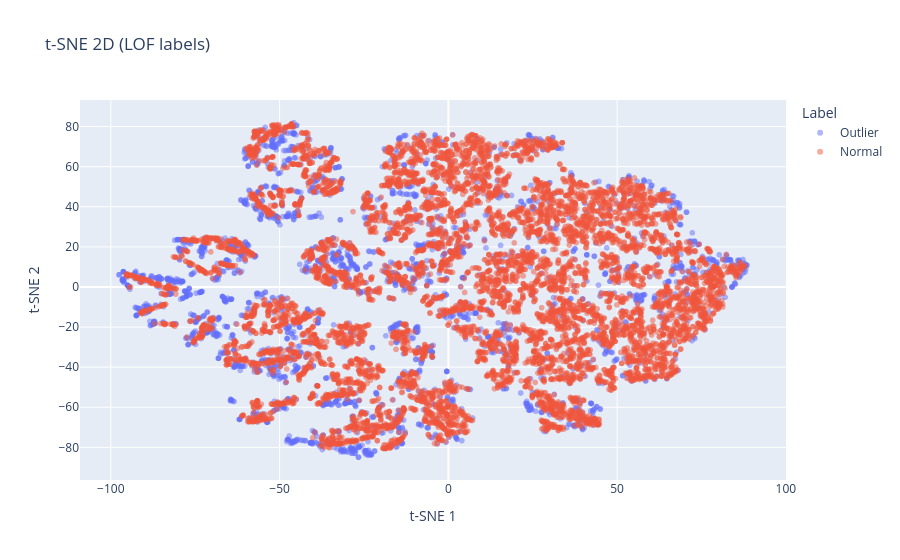

The cell this chart's notebook holds for it:
### Code cell
X_std = X_std.copy()
X_std.index = client_data.index

outliers = client_data[client_data["lof_label_std"] == -1]
normals  = client_data[client_data["lof_label_std"] == 1]

N_NORMAL = min(10000, len(normals))
viz_df = pd.concat([outliers, normals.sample(N_NORMAL, random_state=42)])

X_viz = X_std.loc[viz_df.index]

tsne = TSNE(
    n_components=2,
    perplexity=30,
    # init="pca",/
    learning_rate=auto,
    random_state=42,
    n_iter=1000,
    init="pca"
)

X_tsne = tsne.fit_transform(X_viz)

plot_df = viz_df.copy()
plot_df["tsne_1"] = X_tsne[:, 0]
plot_df["tsne_2"] = X_tsne[:, 1]

plot_df["lof_label_name"] = np.where(plot_df["lof_label_std"] == -1, "Outlier", "Normal")

fig = px.scatter(
    plot_df,
    x="tsne_1",
    y="tsne_2",
    color=viz_df["lof_label_rob"].map({1:"Normal", -1:"Outlier"}),
    # color=plot_df["lof_score_std"],
    hover_data=["person_id"] if "person_id" in plot_df.columns else None,
    opacity=0.5,
    title="t-SNE 2D (LOF labels)"
)
fig.update_layout(
    legend_title_text="Label",
    xaxis_title="t-SNE 1",
    yaxis_title="t-SNE 2"
)

fig.show()

### Figure 1 — Plotly figure (JSON) as saved in the notebook; plotly's stock layout.template omitted (floating-point values rounded to 4 significant figures; data arrays with more than 128 entries replaced by an {"elided": "..."} marker saying what was removed)
{"data": [{"hovertemplate": "color=Outlier<br>tsne_1=%{x}<br>tsne_2=%{y}<extra></extra>", "legendgroup": "Outlier", "marker": {"color": "#636efa", "opacity": 0.5, "symbol": "circle"}, "mode": "markers", "name": "Outlier", "showlegend": true, "type": "scattergl", "x": {"elided": "2406 float values"}, "xaxis": "x", "y": {"elided": "2406 float values"}, "yaxis": "y"}, {"hovertemplate": "color=Normal<br>tsne_1=%{x}<br>tsne_2=%{y}<extra></extra>", "legendgroup": "Normal", "marker": {"color": "#EF553B", "opacity": 0.5, "symbol": "circle"}, "mode": "markers", "name": "Normal", "showlegend": true, "type": "scattergl", "x": {"elided": "9349 float values"}, "xaxis": "x", "y": {"elided": "9349 float values"}, "yaxis": "y"}], "layout": {"legend": {"title": {"text": "Label"}, "tracegroupgap": 0}, "title": {"text": "t-SNE 2D (LOF labels)"}, "xaxis": {"anchor": "y", "domain": [0, 1], "title": {"text": "t-SNE 1"}}, "yaxis": {"anchor": "x", "domain": [0, 1], "title": {"text": "t-SNE 2"}}}}
